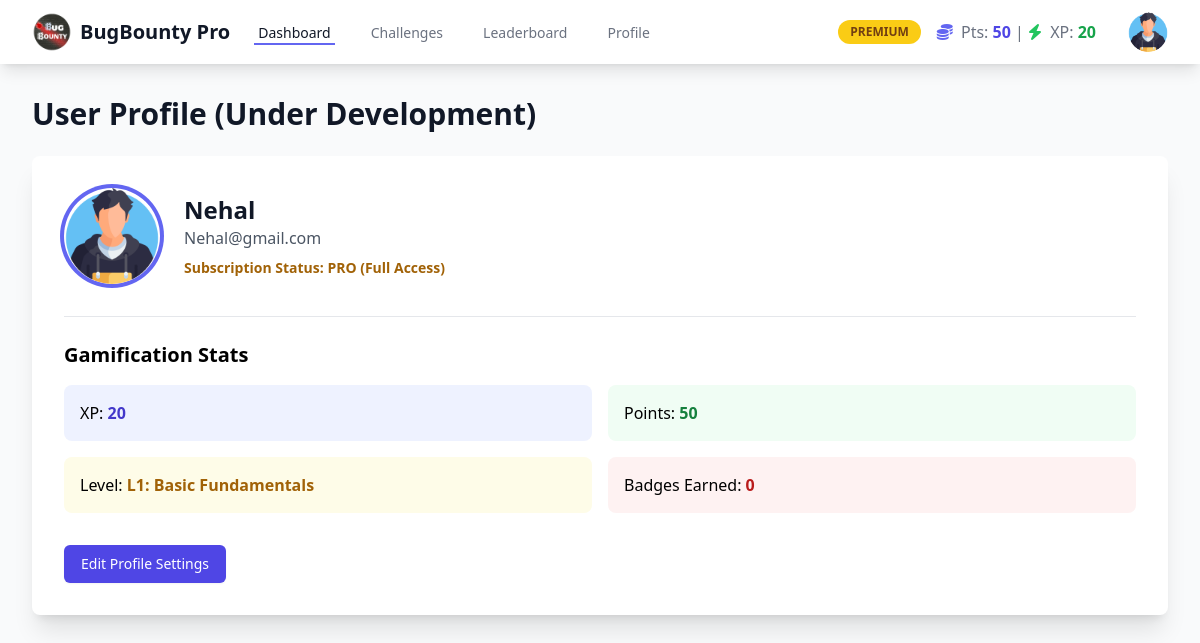
Screenshot of /profile (signed in) with the database file from the repository.
### app.py (models this page shows, shortened)
class User(UserMixin, db.Model):
    __tablename__ = 'users'
    user_id = db.Column(db.Integer, primary_key=True)
    username = db.Column(db.String(255), unique=True, nullable=False)
    email = db.Column(db.String(255), unique=True, nullable=False)
    password_hash = db.Column(db.String(255), nullable=False)
    points = db.Column(db.Integer, default=0, nullable=False)
    xp = db.Column(db.Integer, default=0, nullable=False)
    current_level_id = db.Column(db.Integer, db.ForeignKey('levels.level_id'), nullable=True)
    virtual_currency = db.Column(db.Integer, default=0, nullable=False)
    profile_picture_url = db.Column(db.String(255), nullable=True, default='/static/default_profile.png')
    registration_date = db.Column(db.DateTime, nullable=False, default=datetime.utcnow)
    has_active_subscription = db.Column(db.Boolean, nullable=True, default=False)
    is_admin = db.Column(db.Boolean, default=False) # 🔴 नवीन फील्ड जोडा Admin sathi🔴
    submissions = db.relationship('UserChallengeSubmission', backref='user', lazy='dynamic', foreign_keys='UserChallengeSubmission.user_id')
    badges_earned = db.relationship('UserBadge', backref='user', lazy='dynamic')

class Level(db.Model):
    __tablename__ = 'levels'
    level_id = db.Column(db.Integer, primary_key=True)
    level_number = db.Column(db.Integer, unique=True, nullable=False)
    level_name = db.Column(db.String(255), unique=True, nullable=False)
    points_required = db.Column(db.Integer, nullable=False)
    xp_required = db.Column(db.Integer, nullable=False, default=0)
    programming_language_id = db.Column(db.Integer, db.ForeignKey('programming_languages.language_id'), nullable=False)
    users = db.relationship('User', backref='current_level', lazy='dynamic', foreign_keys='User.current_level_id')
    language_rel = db.relationship('ProgrammingLanguage', backref='levels', lazy=True)

### app.py (the view)
@app.route('/profile')
@login_required
def profile():
    return render_template('profile.html', title="User Profile")

### app.py (called while the page is built)
@login_manager.user_loader
def load_user(user_id):
    return User.query.get(int(user_id))

### templates/profile.html (shortened to what this page needs)
{% extends 'base.html' %}
{% block content %}
<section id="profile-page">
    <h1 class="text-3xl font-bold text-gray-900 mb-6">User Profile (Under Development)</h1>
    <div class="bg-white shadow-xl rounded-lg p-8">
        <div class="flex items-center space-x-6">
            <img class="h-24 w-24 rounded-full object-cover ring-4 ring-indigo-500" src="{{ current_user.profile_picture_url }}" alt="Profile Picture">
            <div>
                <h2 class="text-2xl font-semibold text-gray-900">{{ current_user.username }}</h2>
                <p class="text-gray-600">{{ current_user.email }}</p>
                <p class="text-sm mt-2 {% if current_user.has_active_subscription %}text-yellow-700 font-bold{% else %}text-gray-500{% endif %}">
                    Subscription Status: {% if current_user.has_active_subscription %}PRO (Full Access){% else %}Basic (Upgrade to Premium){% endif %}
                </p>
            </div>
        </div>
        <div class="mt-8 border-t pt-6">
            <h3 class="text-xl font-semibold mb-4">Gamification Stats</h3>
            <div class="grid grid-cols-2 gap-4">
                <div class="p-4 bg-indigo-50 rounded-lg">XP: <span class="font-bold text-indigo-700">{{ current_user.xp }}</span></div>
                <div class="p-4 bg-green-50 rounded-lg">Points: <span class="font-bold text-green-700">{{ current_user.points }}</span></div>
                <div class="p-4 bg-yellow-50 rounded-lg">Level: <span class="font-bold text-yellow-700">{{ current_user.current_level.level_name }}</span></div>
                <div class="p-4 bg-red-50 rounded-lg">Badges Earned: <span class="font-bold text-red-700">0</span></div>
            </div>
        </div>
        <div class="mt-8">
            <a href="#" class="inline-flex items-center px-4 py-2 border border-transparent text-sm font-medium rounded-md shadow-sm text-white bg-indigo-600 hover:bg-indigo-700">
                Edit Profile Settings
            </a>
        </div>
    </div>
</section>
{% endblock %}

### templates/base.html (shortened to what this page needs)
<!DOCTYPE html>
<html lang="en">
<head>
    <script src="https://cdn.tailwindcss.com"></script>
    <link rel="stylesheet" href="https://cdnjs.cloudflare.com/ajax/libs/font-awesome/6.4.0/css/all.min.css">
    <link rel="stylesheet" href="{{ url_for('static', filename='style.css') }}">
</head>
<body class="bg-gray-50">
    <nav class="bg-white shadow-lg sticky top-0 z-10">
        <div class="max-w-7xl mx-auto px-4 sm:px-6 lg:px-8">
            <div class="flex justify-between h-16">
                <div class="flex items-center">
                    <a href="{{ url_for('home') }}" class="flex items-center space-x-2">
                        <img src="{{ url_for('static', filename='icons/bb_logo.png') }}"
                             alt="BugBounty Pro Logo"
                             class="h-10 w-10 object-contain">
                        <span class="text-xl font-bold text-gray-900">BugBounty Pro</span>
                    </a>
                    <div class="hidden sm:ml-6 sm:flex sm:space-x-8">
                        <a href="{{ url_for('home') }}" class="border-indigo-500 text-gray-900 inline-flex items-center px-1 pt-1 border-b-2 text-sm font-medium">Dashboard</a>
                        <a href="{{ url_for('challenges_list') }}" class="border-transparent text-gray-500 hover:border-gray-300 hover:text-gray-700 inline-flex items-center px-1 pt-1 border-b-2 text-sm font-medium">Challenges</a>
                        <a href="{{ url_for('leaderboard_list') }}" class="border-transparent text-gray-500 hover:border-gray-300 hover:text-gray-700 inline-flex items-center px-1 pt-1 border-b-2 text-sm font-medium">Leaderboard</a>
                        <a href="{{ url_for('profile') }}" class="border-transparent text-gray-500 hover:border-gray-300 hover:text-gray-700 inline-flex items-center px-1 pt-1 border-b-2 text-sm font-medium">Profile</a>
                    </div>
                </div>
                <div class="hidden sm:ml-6 sm:flex sm:items-center">
                    {% if current_user.is_authenticated %}
                        {% if current_user.has_active_subscription %}
                            <span class="px-3 py-1 text-xs font-semibold rounded-full bg-yellow-400 text-yellow-900 mr-4">PREMIUM</span>
                        {% endif %}
                        <span class="text-gray-500 mr-4">
                            <i class="fas fa-coins text-indigo-500 mr-1"></i> Pts: <span class="font-bold text-indigo-600">{{ current_user.points }}</span> |
                            <i class="fas fa-bolt text-green-500 mr-1"></i> XP: <span class="font-bold text-green-600" id="xp-counter">{{ current_user.xp }}</span>
                        </span>
                        <div class="ml-4 flex items-center group relative">
                            <img src="{{ url_for('static', filename='default_profile.png') }}" alt="Profile" class="h-10 w-10 rounded-full object-cover cursor-pointer hover:ring-2 hover:ring-indigo-500 transition duration-150">
                        </div>
                    {% else %}
                        <a href="{{ url_for('login') }}" class="ml-4 text-sm font-medium text-indigo-600 hover:text-indigo-800">Login</a>
                    {% endif %}
                </div>
            </div>
        </div>
    </nav>
    <div class="max-w-7xl mx-auto px-4 sm:px-6 lg:px-8 py-8">
        {% block content %}{% endblock %}
    </div>
</body>
</html>

### static/style.css (style rules this page uses)
body { font-family: 'Segoe UI', Tahoma, Geneva, Verdana, sans-serif; }

### templates/base.html (style rules this page uses)
:root { --primary-color: #6366f1; --secondary-color: #f8fafc; --error-color: #ef4444; --success-color: #10b981; }

### rows the page displays
User: points "50", xp "20", profile_picture_url (placeholder picture), username "Nehal", email "Nehal@gmail.com"
Level: current_level.level_name "L1: Basic Fundamentals"
